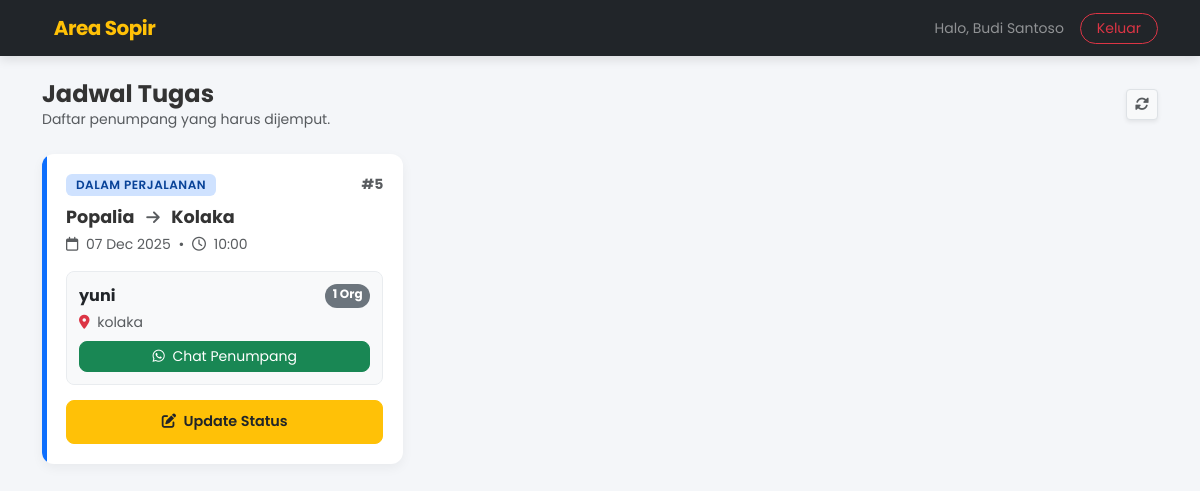
Page /sopir_dashboard.php (signed in) on the committed database.
### tables this page shows
CREATE TABLE `pemesanan` (
  `id_pemesanan` int(11) NOT NULL,
  `id_pelanggan` int(11) NOT NULL,
  `id_rute` int(11) NOT NULL,
  `id_sopir` int(11) DEFAULT NULL,
  `tanggal_berangkat` date NOT NULL,
  `jam_berangkat` time NOT NULL,
  `jumlah_penumpang` int(11) NOT NULL,
  `total_harga` decimal(12,2) NOT NULL,
  `status` enum('pending','dialokasikan','dalam_perjalanan','selesai','dibatalkan') DEFAULT 'pending',
  `dibuat_pada` timestamp NOT NULL DEFAULT current_timestamp(),
  `bukti_pembayaran` varchar(255) DEFAULT NULL,
  `status_pembayaran` enum('Belum Bayar','Menunggu Konfirmasi','Lunas','Ditolak') DEFAULT 'Belum Bayar'
);

CREATE TABLE `rute` (
  `id_rute` int(11) NOT NULL,
  `asal` varchar(100) NOT NULL,
  `tujuan` varchar(100) NOT NULL,
  `harga` decimal(10,2) NOT NULL,
  `jadwal_keberangkatan` text DEFAULT NULL
);

CREATE TABLE `pelanggan` (
  `id_pelanggan` int(11) NOT NULL,
  `nama` varchar(100) NOT NULL,
  `no_hp` varchar(15) NOT NULL,
  `email` varchar(100) DEFAULT NULL,
  `alamat` text DEFAULT NULL,
  `username` varchar(50) NOT NULL,
  `password` varchar(255) NOT NULL,
  `dibuat_pada` timestamp NOT NULL DEFAULT current_timestamp()
);

### sopir_dashboard.php (the view, shortened to what this page needs)
<?php
include 'koneksi.php';
$id_sopir = $_SESSION['sopir_id'];
$nama_sopir = $_SESSION['sopir_nama'] ?? 'Sopir';
$query = "
    SELECT
        p.id_pemesanan,
        p.tanggal_berangkat,
        p.jam_berangkat,
        p.jumlah_penumpang,
        p.status,
        pel.alamat AS alamat_jemput,
        pel.nama AS nama_pelanggan,
        pel.no_hp AS hp_pelanggan,
        r.asal,
        r.tujuan
    FROM pemesanan p
    JOIN pelanggan pel ON p.id_pelanggan = pel.id_pelanggan
    JOIN rute r ON p.id_rute = r.id_rute
    WHERE p.id_sopir = '$id_sopir'
    AND p.status NOT IN ('selesai', 'dibatalkan')
    ORDER BY p.tanggal_berangkat ASC, p.jam_berangkat ASC
";
$result = mysqli_query($koneksi, $query);
?>
<!doctype html>
<html lang="id">
<head>
    <link href="https://cdn.jsdelivr.net/npm/bootstrap@5.3.0/dist/css/bootstrap.min.css" rel="stylesheet">
    <link rel="stylesheet" href="https://cdnjs.cloudflare.com/ajax/libs/font-awesome/6.0.0/css/all.min.css">
</head>
<body>
<nav class="navbar navbar-expand-lg navbar-dark navbar-custom sticky-top mb-4">
    <div class="container">
        <a class="navbar-brand text-warning" href="#">
            <i class="fas fa-steering-wheel me-2"></i> Area Sopir
        </a>
        <div class="d-flex align-items-center">
            <span class="text-white-50 me-3 small d-none d-md-inline">Halo, <?= htmlspecialchars($nama_sopir) ?></span>
            <a href="sopir_logout.php" class="btn btn-sm btn-outline-danger rounded-pill px-3">Keluar</a>
        </div>
    </div>
</nav>
<div class="container pb-5">
    <div class="d-flex justify-content-between align-items-center mb-4">
        <div>
            <h4 class="fw-bold mb-0">Jadwal Tugas</h4>
            <p class="text-muted small mb-0">Daftar penumpang yang harus dijemput.</p>
        </div>
        <button class="btn btn-sm btn-light border shadow-sm" onclick="location.reload()">
            <i class="fas fa-sync-alt text-muted"></i>
        </button>
    </div>
    <?php if ($result && mysqli_num_rows($result) > 0): ?>
        <div class="row g-3">
            <?php while ($row = mysqli_fetch_assoc($result)):
                $st = $row['status'];
                $lineClass = 'line-pending';
                $badgeClass = 'bg-soft-warning';
                $labelStatus = 'Tugas Baru';
                if($st == 'dalam_perjalanan' || $st == 'otw') { $lineClass='line-process'; $badgeClass='bg-soft-primary'; $labelStatus='Dalam Perjalanan'; }
            ?>
            <div class="col-md-6 col-lg-4">
                <div class="task-card">
                    <div class="status-line <?= $lineClass ?>"></div>
                    <div class="card-body ps-4"> <div class="d-flex justify-content-between align-items-start mb-2">
                            <span class="badge <?= $badgeClass ?> badge-status"><?= $labelStatus ?></span>
                            <small class="text-muted fw-bold">#<?= $row['id_pemesanan'] ?></small>
                        </div>
                        <div class="mb-3">
                            <div class="route-title">
                                <?= htmlspecialchars($row['asal']) ?> <i class="fas fa-arrow-right text-muted mx-2 small"></i> <?= htmlspecialchars($row['tujuan']) ?>
                            </div>
                            <div class="text-muted small mt-1">
                                <i class="far fa-calendar me-1"></i> <?= date('d M Y', strtotime($row['tanggal_berangkat'])) ?>
                                <span class="mx-1">•</span>
                                <i class="far fa-clock me-1"></i> <?= date('H:i', strtotime($row['jam_berangkat'])) ?>
                            </div>
                        </div>
                        <div class="passenger-info">
                            <div class="d-flex justify-content-between mb-1">
                                <span class="fw-bold text-dark"><?= htmlspecialchars($row['nama_pelanggan']) ?></span>
                                <span class="badge bg-secondary rounded-pill"><?= $row['jumlah_penumpang'] ?> Org</span>
                            </div>
                            <div class="mb-2 text-muted small">
                                <i class="fas fa-map-marker-alt text-danger me-1"></i>
                                <?= htmlspecialchars($row['alamat_jemput']) ?>
                            </div>
                            <a href="https://wa.me/<?= preg_replace('/^0/', '62', $row['hp_pelanggan']) ?>" target="_blank" class="btn btn-success btn-sm w-100 rounded-3">
                                <i class="fab fa-whatsapp me-1"></i> Chat Penumpang
                            </a>
                        </div>
                        <div class="d-grid">
                            <a href="sopir_detail_tugas.php?id=<?= $row['id_pemesanan'] ?>" class="btn btn-warning btn-action text-dark">
                                <i class="fas fa-edit me-1"></i> Update Status
                            </a>
                        </div>
                    </div>
                </div>
            </div>
            <?php endwhile; ?>
        </div>
    <?php endif; ?>
</div>
</body>
</html>

### sopir_dashboard.php (style rules this page uses)
:root { --primary-yellow: #ffc107; --dark-bg: #212529; }
body { font-family: 'Poppins', sans-serif; background-color: #f4f6f9; color: #333; }
.navbar-custom { background-color: var(--dark-bg); box-shadow: 0 4px 10px rgba(0,0,0,0.1); }
.navbar-brand { font-weight: 700; letter-spacing: -0.5px; }
.task-card { background: white; border-radius: 12px; border: none; box-shadow: 0 4px 12px rgba(0,0,0,0.05); margin-bottom: 20px; transition: transform 0.2s; position: relative; overflow: hidden; }
.status-line { position: absolute; left: 0; top: 0; bottom: 0; width: 5px; }
.line-process { background-color: #0d6efd; }
.card-body { padding: 20px; }
.route-title { font-size: 1.1rem; font-weight: 700; color: #333; }
.passenger-info { background-color: #f8f9fa; border-radius: 8px; padding: 12px; margin: 15px 0; border: 1px solid #e9ecef; }
.badge-status { font-size: 0.75rem; padding: 5px 10px; border-radius: 6px; font-weight: 600; text-transform: uppercase; letter-spacing: 0.5px; }
.bg-soft-primary { background: #cfe2ff; color: #084298; }
.btn-action { border-radius: 8px; font-weight: 600; font-size: 0.9rem; padding: 10px; }

### rows in the picture
pemesanan: status "DALAM PERJALANAN", id_pemesanan "5", id_rute.asal "Popalia", id_rute.tujuan "Kolaka", tanggal_berangkat "07 Dec 2025", jam_berangkat "10:00", id_pelanggan.nama "yuni", jumlah_penumpang "1", id_pelanggan.alamat "kolaka"

### other values in the picture
$nama_sopir "Budi Santoso"
